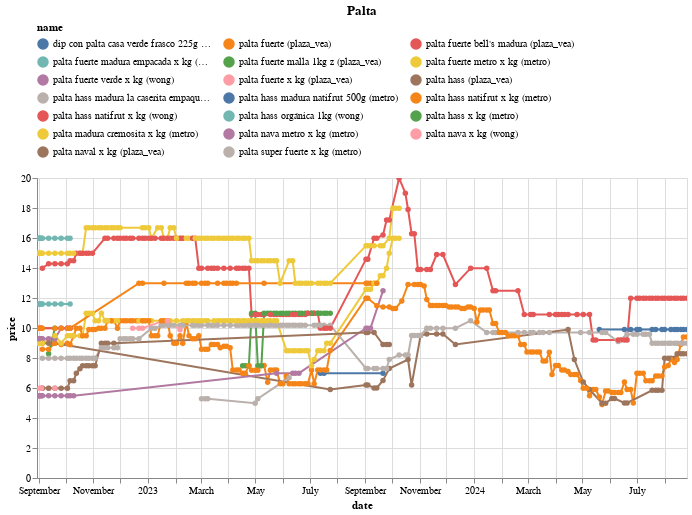

Write notebook code for a chart like this one.
### Code cell
(df
 .loc[df.name.isin(names)]
 .pipe(alt.Chart)
 .mark_line(point=True)
 .encode(x='date', y='price', color='name', tooltip=['name','price'])
 .properties(width=650, title='Palta')
 .interactive()
 .configure_legend(orient='top', columns=3)
)

### Figure 1 — Vega-Lite specification as saved in the notebook (floating-point values rounded to 4 significant figures; data arrays with more than 128 entries replaced by an {"elided": "..."} marker saying what was removed)
{"config": {"view": {"continuousWidth": 300, "continuousHeight": 300}, "legend": {"columns": 3, "orient": "top"}}, "data": {"name": "data-7f2be27febdb96f042c176d839e94e45"}, "mark": {"type": "line", "point": true}, "encoding": {"color": {"field": "name", "type": "nominal"}, "tooltip": [{"field": "name", "type": "nominal"}, {"field": "price", "type": "quantitative"}], "x": {"field": "date", "type": "temporal"}, "y": {"field": "price", "type": "quantitative"}}, "params": [{"name": "param_14", "select": {"type": "interval", "encodings": ["x", "y"]}, "bind": "scales"}], "title": "Palta", "width": 650, "$schema": "https://vega.github.io/schema/vega-lite/v5.20.1.json", "datasets": {"data-7f2be27febdb96f042c176d839e94e45": {"elided": "852 records"}}}
